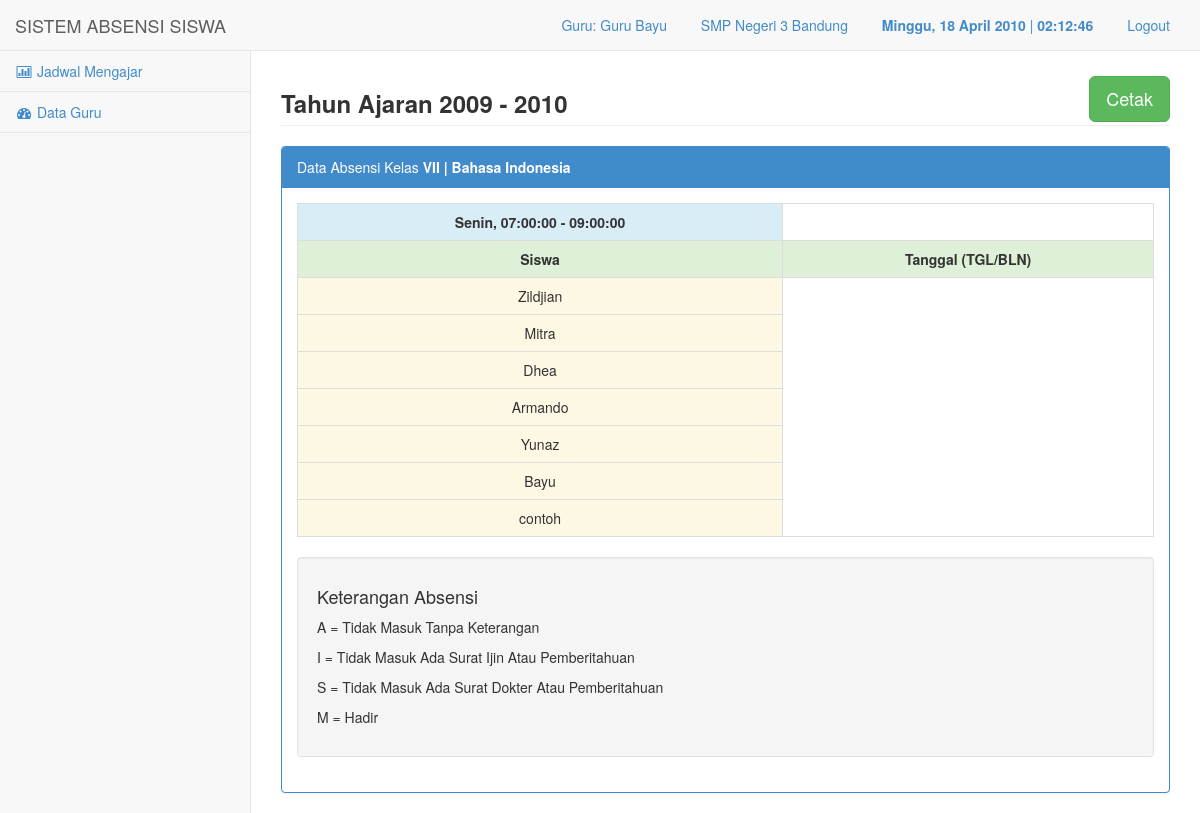
The app's page /media.php?module=rekap_g&idj=1 (signed in) with its own data.
### tables this page shows
CREATE TABLE `sekolah` (
  `id` int(10) NOT NULL,
  `kode` varchar(50) NOT NULL,
  `nama` varchar(100) NOT NULL,
  `alamat` text NOT NULL
);

CREATE TABLE `kelas` (
  `idk` int(10) NOT NULL,
  `id` int(10) NOT NULL,
  `nama` varchar(50) NOT NULL
);

CREATE TABLE `mata_pelajaran` (
  `idm` int(11) NOT NULL,
  `nama_mp` varchar(100) NOT NULL
);

CREATE TABLE `hari` (
  `idh` int(11) NOT NULL,
  `hari` varchar(15) NOT NULL
);

CREATE TABLE `jadwal` (
  `idj` int(11) NOT NULL,
  `idh` int(11) NOT NULL,
  `idg` int(11) NOT NULL,
  `idk` int(11) NOT NULL,
  `idm` int(11) NOT NULL,
  `jam_mulai` time NOT NULL,
  `jam_selesai` time NOT NULL,
  `aktif` int(11) NOT NULL
);

CREATE TABLE `siswa` (
  `ids` int(10) NOT NULL,
  `nis` varchar(50) NOT NULL,
  `nama` varchar(100) NOT NULL,
  `jk` varchar(2) NOT NULL,
  `alamat` text NOT NULL,
  `idk` int(5) NOT NULL,
  `tlp` varchar(20) NOT NULL,
  `bapak` varchar(50) NOT NULL,
  `k_bapak` varchar(50) NOT NULL,
  `ibu` varchar(50) NOT NULL,
  `k_ibu` varchar(50) NOT NULL,
  `pass` text NOT NULL
);

### config/fungsi.php (called while the page is built, shortened)
<?php
function tgl_ina($parameter){
$thn=substr($parameter,0,4);
$b=substr($parameter,5,2);
$tgl=substr($parameter,-2);
if($b==1) {$bln="Januari";}
else if($b==2) {$bln="Februari";}
else if($b==3) {$bln="Maret";}
else if($b==4) {$bln="April";}
$tanggal=$tgl . " ".$bln ." ".$thn;
return $tanggal;
}
function hari_ina($day)
{
if ($day=="Monday")
{$hari="Senin";}
else if ($day=="Tuesday")
{$hari="Selasa";}
else if ($day=="Wednesday")
{$hari="Rabu";}
else if ($day=="Thursday")
{$hari="Kamis";}
else if ($day=="Friday")
{$hari="Jumat";}
else if ($day=="Saturday")
{$hari="Sabtu";}
else if ($day=="Sunday")
{$hari="Minggu";}
return $hari;
}
?>

### module/laporan/guru/rekap.php (the view, shortened to what this page needs)
<?php
$acuan=$_GET['idj'];
$sqlacuan=mysql_query("select * from jadwal where idj='$acuan'");
$rss=mysql_fetch_array($sqlacuan);
$sqlkss=mysql_query("select * from kelas where idk='$rss[idk]'");
$kss=mysql_fetch_array($sqlkss);
$sqlmp=mysql_query("select * from mata_pelajaran where idm='$rss[idm]'");
$nama_mp=mysql_fetch_array($sqlmp);
$sqlidh=mysql_query("select * from hari where idh='$rss[idh]'");
$nama_hari=mysql_fetch_array($sqlidh);
$pecah = explode(" ", $tgl_lengkap);
$dua=$pecah[1];
$tahun1=$pecah[2];
if ($dua=="Juli" || $dua=="Agustus" || $dua=="September" || $dua=="Oktober" || $dua=="November" || $dua=="Desember") {
  $tahun2=$tahun1 + 1;
}
else {
  $tahun2=$tahun1 - 1;
}
?>
            <div class="row">
                <div class="col-lg-12">
                    <h3 class="page-header">
                      <strong>
                      <?php
                      if ($dua=="Juli" || $dua=="Agustus" || $dua=="September" || $dua=="Oktober" || $dua=="November" || $dua=="Desember") {
                        echo "Tahun Ajaran $tahun1 - $tahun2";
                      }
                      else {
                        echo "Tahun Ajaran $tahun2 - $tahun1";
                      }
                      ?>
                      </strong>
                      <form action="module/laporan/guru/cetak_rekap.php" method="post">
                        <input style="float:right; margin-top:-40px;" class="btn btn-success btn-lg" type="submit" name="cetak" value="Cetak">
                      </form>
                    </h3>
                </div>
            </div>
            <div class="row">
                <div class="col-lg-12">
                    <div class="panel panel-primary">
                        <div class="panel-heading">
                            Data Absensi Kelas <?php echo "<b>$kss[nama] | $nama_mp[nama_mp]</b>";
?>
                        </div>
                        <div class="panel-body">
                            <div class="table-responsive">
<?php
$sqlabsen=mysql_query("select DISTINCT tgl from absen where idj='$acuan'");
$jumlahtanggal = mysql_num_rows($sqlabsen);
$jumlahkolom=$jumlahtanggal+1;
 ?>
<table class="table table-striped table-bordered table-hover">
  <tr>
    <td colspan="<?php echo $jumlahkolom; ?>" class="text-center info"><?php echo "<b>$nama_hari[hari], $rss[jam_mulai] - $rss[jam_selesai]</b>";?></td>
  </tr>
  <tr>
    <td class="success text-center" rowspan="2"><b>Siswa</b></td>
    <td colspan="<?php echo $jumlahtanggal; ?>" class="text-center success"><b>Tanggal (TGL/BLN)</b></td>
  </tr>
  <?php
  $sqlrss=mysql_query("select * from siswa where idk='$rss[idk]'");
  while ($siswanya=mysql_fetch_array($sqlrss)) {
  ?>
  <tr>
    <td class="text-center warning"><?php echo $siswanya['nama']; ?></td>
  </tr>
<?php } ?>
</table>
                            </div>
                            <div class="well">
                                <h4>Keterangan Absensi</h4>
                                <p>A = Tidak Masuk Tanpa Keterangan<br>
                                <p>I = Tidak Masuk Ada Surat Ijin Atau Pemberitahuan</p>
                                <p>S = Tidak Masuk Ada Surat Dokter Atau Pemberitahuan</p>
                                <p>M = Hadir</p>
                            </div>
                        </div>
                    </div>
                </div>
            </div>

### media.php (shortened to what this page needs)
<?php
if(!empty($_SESSION['nama'])){
$usre=$_SESSION['nama'];
$level=$_SESSION['level'];
$klss=$_SESSION['idk'];
$idd=$_SESSION['id'];
include "config/fungsi.php";
?>
<!DOCTYPE html>
<html>
<head>
    <link href="css/bootstrap.min.css" rel="stylesheet">
    <link href="font-awesome/css/font-awesome.css" rel="stylesheet">
    <link href="css/plugins/dataTables/dataTables.bootstrap.css" rel="stylesheet">
    <link href="css/sb-admin.css" rel="stylesheet">
</head>
<body>
    <div id="wrapper">
        <nav class="navbar navbar-default navbar-fixed-top" role="navigation" style="margin-bottom: 0">
            <div class="navbar-header">
                <a class="navbar-brand" href="media.php?module=home">SISTEM ABSENSI SISWA</a>
            </div>
            <ul class="nav navbar-top-links navbar-right">
                <li class="dropdown">
                    <a class="dropdown-toggle" data-toggle="dropdown" href="#">
<?php
if($level=="admin") {
echo "[[$usre]]";
}
elseif($level=="guru") {
echo "Guru: $usre";
}
else {
echo "Siswa: $usre";
}
?>
                   </a>
                </li>
       <li class="dropdown">
                    <a class="dropdown-toggle" data-toggle="dropdown" href="#">
<?php
if($level=="admin" OR $level=="guru"){
	$sqla=mysql_query("select * from sekolah where id='$idd'");
	$rsa=mysql_fetch_array($sqla);
echo "$rsa[nama]" ;
}else{
	$sql=mysql_query("select * from kelas where idk='$klss'");
	$rs=mysql_fetch_array($sql);
  $sqla=mysql_query("select * from sekolah where id='$idd'");
  $rsa=mysql_fetch_array($sqla);
echo "Kelas: $rs[nama] | $rsa[nama]";
}
?>
                   </a>
                </li>
                <li class="dropdown">
                    <a class="dropdown-toggle" data-toggle="dropdown" href="#">
<?php
$tgl_lengkap= tgl_ina(date("Y-m-d"));
if ($level=="guru") {
$hhari= hari_ina(date("l"));
echo "<b>$hhari, $tgl_lengkap</b>"; echo " | <label class='labelol' id='clock'></label>";
}
else {
  echo "$tgl_lengkap";
}
 ?>
                   </a>
                </li>
                <li class="dropdown">
                    <a class="dropdown-toggle" data-toggle="" href="logout.php">
<?php echo "Logout"; ?>
                   </a>
                </li>
            </ul>
            <div class="navbar-default navbar-static-side" role="navigation">
                <div class="sidebar-collapse">
                    <ul class="nav" id="side-menu">
<?php if($level=='guru'){ ?>
                        <li>
                            <a href="media.php?module=jadwal_mengajar"><i class="fa fa-bar-chart-o fa-fw"></i> Jadwal Mengajar</a>
                        </li>
<?php } ?>
<?php if($level=='guru'){ ?>
                        <li>
                            <a href="media.php?module=guru_det"><i class="fa fa-dashboard fa-fw"></i> Data Guru</a>
                        </li>
<?php } ?>
                    </ul>
                </div>
            </div>
        </nav>
        <div id="page-wrapper">
<?php include "content.php";  ?>
        </div>
    </div>
</body>
</html>
<?php }
else {
  echo "<center><h2>Anda Harus Login Terlebih Dahulu</h2>
    <a href=index.php><b>Klik ini untuk Login</b></a></center>";
}
?>

### css/sb-admin.css (style rules this page uses)
body { padding-top: 100px; background-color: #f8f8f8; }
@media (min-width:768px) { body { padding-top: 50px; } }
#wrapper { width: 100%; height:100%; }
#page-wrapper { padding: 0 15px; min-height: 579px; height:100%; background-color: #fff; }
@media (min-width:768px) { #page-wrapper { position: inherit; margin: 0 0 0 250px; padding: 0 30px; height:100%; border-left: 1px solid #e7e7e7; } }
.navbar-top-links li { display: inline-block; }
.navbar-top-links li:last-child { margin-right: 15px; }
.navbar-top-links li a { padding: 15px; min-height: 50px; }
.navbar-static-side ul li { border-bottom: 1px solid #e7e7e7; }
@media (min-width:768px) { .navbar-static-side { z-index: 1; position: absolute; width: 250px; margin-top: 51px; } }

### media.php (style rules this page uses)
.labelol { padding: 0; margin:0; }

### records on screen
sekolah: nama "SMP Negeri 3 Bandung"
kelas: nama "VII"
mata_pelajaran: nama_mp "Bahasa Indonesia"
hari: hari "Senin"
jadwal: jam_mulai "07:00:00", jam_selesai "09:00:00"
siswa: nama "Zildjian"
siswa: nama "Mitra"
siswa: nama "Dhea"
siswa: nama "Armando"
siswa: nama "Yunaz"
siswa: nama "Bayu"
siswa: nama "contoh"

### other values on screen
$usre "Guru Bayu"
$hhari "Minggu"
$tgl_lengkap "18 April 2010"
$tahun2 "2009"
$tahun1 "2010"
